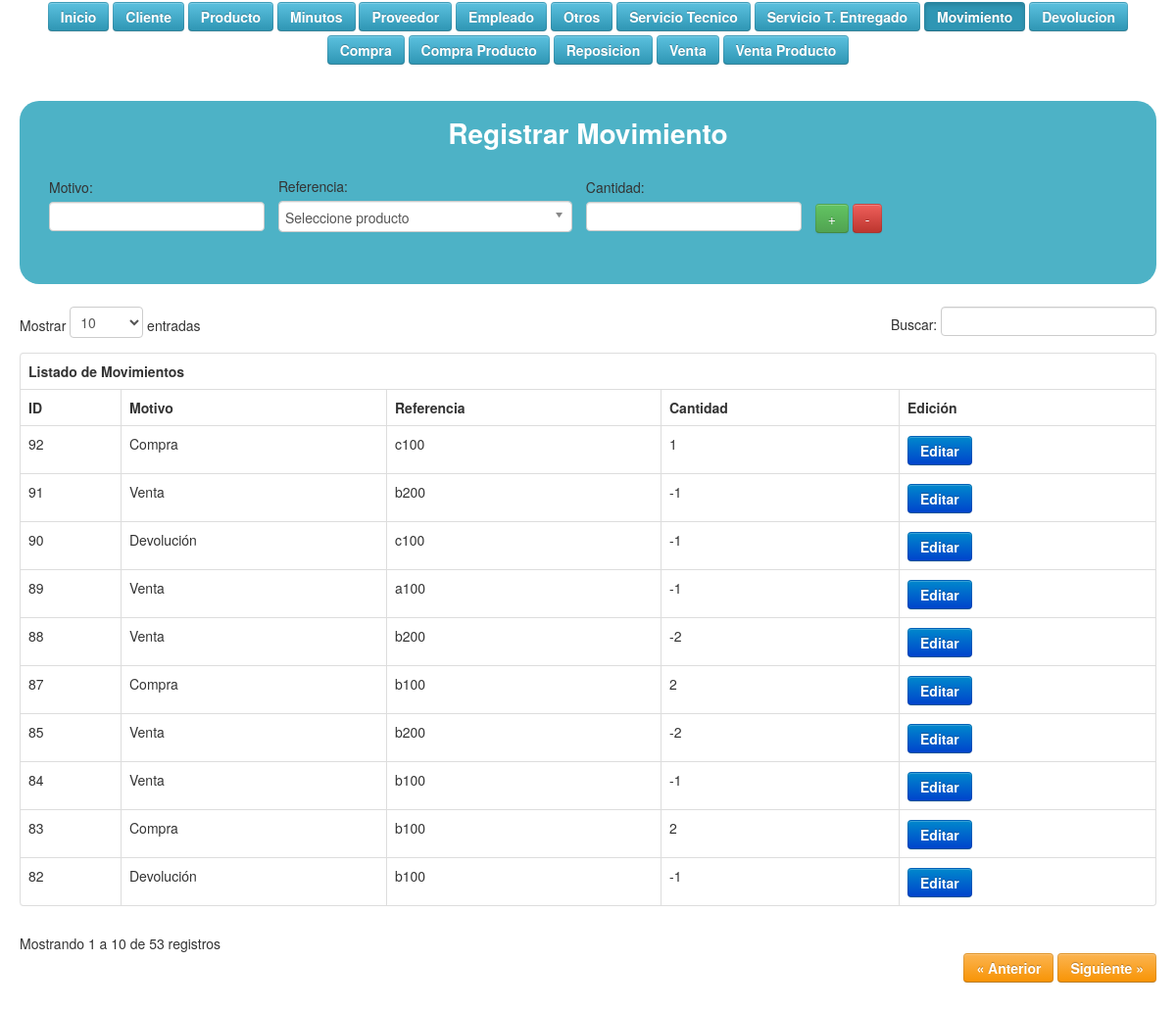
/vista/vmovimiento.php, run on the app's committed database.
### tables this page shows
CREATE TABLE IF NOT EXISTS `tbmovimiento` (
  `idmovimiento` int(11) NOT NULL,
  `motivo` varchar(30) NOT NULL,
  `referencia` varchar(20) NOT NULL,
  `cantidad` int(11) NOT NULL
);

### controlador/cmovimiento.php (called while the page is built, shortened)
<?php
	include('modelo/mmovimiento.php');
	$movimiento = new Mmovimiento();
	$referencia2= $movimiento->sel_producto();

### modelo/mmovimiento.php (called while the page is built, shortened)
<?php
	include_once('controlador/conexion.php');
	include_once('functions.php');
	class Mmovimiento extends Funciones
	{
		function consultar_movimiento()
		{
			$sql = "SELECT * FROM `tbmovimiento` ORDER BY idmovimiento DESC";
			 return $this->SeleccionDatos($sql);
		}
		function sel_producto()
		{
            $sql = "SELECT * FROM `tbproducto`";
            return $this->SeleccionDatos($sql);
        }
	}

### modelo/functions.php (called while the page is built, shortened)
<?php
	class Funciones {
        function SeleccionDatos($consulta)
        {
                $conexionBD = new conexion();
                $conexionBD -> conectarBD();
                $datos = $conexionBD -> ejeCon($consulta, 0);
                return $datos;
        }
}

### controlador/configuracion.php (called while the page is built)
<?php
	$serv_bd = "localhost";
	$usu_bd = "root";
	$pass_bd = "";
	$bd = "bdwold";
?>

### controlador/conexion.php (called while the page is built, shortened)
<?php
	class conexion {
		var $link;
		function conectarBD() {
			include("configuracion.php");
			$this -> link = mysqli_connect ($serv_bd, $usu_bd, $pass_bd);
			$bd2 = mysqli_select_db($this->link,$bd);
		}
		function ejeCon($con, $op) {
			$this -> resultado = mysqli_query($this->link,$con) or die("La consulta fallo: ". mysqli_error($this->link));
			if($op == 0) {
				while ($linea = mysqli_fetch_array($this -> resultado)) {
					$arrayResultado[] = $linea;
				}
			} else {
				$arrayResultado[] = 0;
			}
			$resarr = isset ($arrayResultado) ? $arrayResultado: NULL;
			if($resarr) {
				return $arrayResultado;
			}
		}
	}
?>

### vista/vmovimiento.php (the view, shortened to what this page needs)
	<!DOCTYPE html>
		<html lang="es">
		 <html class="no-js">
	    <head>
	        <link rel="stylesheet" href="css/normalize.css">
	        <link rel="stylesheet" href="css/main.css">
	        <link rel="stylesheet" href="css/bootstrap.css"/>
	        <link rel="stylesheet" href="css/bootstrap-responsive.css"/>
	        <link rel="stylesheet" href="css/tablaResponsive.css"/>
	        <link rel="stylesheet" href="css/datatable.css"/>
	        <link rel="stylesheet" href="css/chosen.css">
	        <link rel="stylesheet" href="css/chosen-bootstrap.css">
	        <link rel="stylesheet" href="css/estilo.css">
	    </head>
		<body>
		    <div class="container-fluid">
				<div id="menu">
				  <a href="index.php"><button type="button" class="btn btn-info m">Inicio</button></a>
				  <a href="index.php?pag=2"><button type="button" class="btn btn-info m">Cliente</button></a>
				  <a href="index.php?pag=3"><button type="button" class="btn btn-info m">Producto</button></a>
				  <a href="index.php?pag=5"><button type="button" class="btn btn-info m">Minutos</button></a>
				  <a href="index.php?pag=7"><button type="button" class="btn btn-info m">Proveedor</button></a>
				  <a href="index.php?pag=9"><button type="button" class="btn btn-info m">Empleado</button></a>
				  <a href="index.php?pag=11"><button type="button" class="btn btn-info m">Otros</button></a>
				  <a href="index.php?pag=13"><button type="button" class="btn btn-info m">Servicio Tecnico</button></a>
				  <a href="index.php?pag=15"><button type="button" class="btn btn-info m">Servicio T. Entregado</button></a>
				  <a href=""><button type="button" class="btn btn-info m active">Movimiento</button></a>
				  <a href="index.php?pag=18"><button type="button" class="btn btn-info m">Devolucion</button></a>
				  <a href="index.php?pag=19"><button type="button" class="btn btn-info m">Compra</button></a>
				  <a href="index.php?pag=20"><button type="button" class="btn btn-info m">Compra Producto</button></a>
				  <a href="index.php?pag=21"><button type="button" class="btn btn-info m">Reposicion</button></a>
				  <a href="index.php?pag=24"><button type="button" class="btn btn-info m">Venta</button></a>
				  <a href="index.php?pag=26"><button type="button" class="btn btn-info m">Venta Producto</button></a>
				</div>
		      <div class="row-fluid">
		        <div class="span12">
<?php include('controlador/cmovimiento.php'); ?>
<div class="container-fluid lol">
<div class="eti">Registrar Movimiento</div>
	<form action="" method="POST">
		<div class="form-group campo">
            <label for="">Motivo:</label>
            <input type="text" list="descripcion" name="motivo" required>
		</div>
		<div class="form-group campo">
            <label for="">Referencia:</label>
            <select name="referencia" class="chzn-select form-control">
				<option value=0>Seleccione producto</option>
			</select>
		</div>
		<div class="form-group campo">
            <label for="">Cantidad:</label>
            <input type="number" class="form-control" name="cantidad" required>
		</div>
		 <div class="form-group campo"> <br>
            <input type="submit" name="Entra" class="btn btn-success" value="+">
            <input type="submit" name="Sale"  class="btn btn-danger"  value="-">
        </div>
	</form>
</div>
<?php $consultamovimiento = $movimiento->consultar_movimiento(); ?>
					<div id='no-more-tables'>
						<table class="table table-bordered table-hover" id="example">
				  <thead>
            <tr>
                <th colspan="3">Listado de Movimientos</th>
            </tr>
            <tr>
                <th>ID</th>
				<th>Motivo</th>
				<th>Referencia</th>
				<th>Cantidad</th>
				<th>Edición</th>
            </tr>
        </thead>
        <tbody>
           <?php for($i=0;$i<count($consultamovimiento);$i++): ?>
				<tr>
					<td data-title='ID'><?= $consultamovimiento[$i]['idmovimiento'] ?></td>
					<td data-title='Motivo'><?= $consultamovimiento[$i]['motivo'] ?></td>
					<td data-title='Referencia'><?= $consultamovimiento[$i]['referencia'] ?></td>
					<td data-title='Cantidad'><?= $consultamovimiento[$i]['cantidad'] ?></td>
					<td data-title='Edición'><a href="index.php?pag=17&id=<?= $consultamovimiento[$i]['idmovimiento'] ?>" class="btn btn-primary">Editar</a></td>
				</tr>
			<?php endfor; ?>
        </tbody>
						</table>
					</div>
		        </div>
		      </div>
				<br/><br/>
		    </div>
	</body>
</html>

### css/main.css (style rules this page uses)
html, button, input, select, textarea { color: #222; }
body { font-size: 1em; line-height: 1.4; }

### css/datatable.css (style rules this page uses)
table { margin: 1em 0; clear: both; }

### css/estilo.css (style rules this page uses)
#menu { margin: auto; text-align: center; }
.m, a { color: #FFF; font-weight: bold; margin-bottom: 2px; margin-top: 2px; }
.eti { width: 100%; text-align: center; color: #FFF; font-size: 200%; font-weight: bolder; margin-bottom: 3%; border-radius: 12px; }
.lol { background-color: #4DB2C6; border-radius: 20px; margin-bottom: 2%; margin-top: 3%; padding-bottom: 2%; padding-top: 2%; }
.campo { display: inline-block; margin-left: 10px; vertical-align: middle; }

### data on the page
tbmovimiento: idmovimiento "92", motivo "Compra", referencia "c100", cantidad "1"
tbmovimiento: idmovimiento "91", motivo "Venta", referencia "b200", cantidad "-1"
tbmovimiento: idmovimiento "90", motivo "Devolución", referencia "c100", cantidad "-1"
tbmovimiento: idmovimiento "89", motivo "Venta", referencia "a100", cantidad "-1"
tbmovimiento: idmovimiento "88", motivo "Venta", referencia "b200", cantidad "-2"
tbmovimiento: idmovimiento "87", motivo "Compra", referencia "b100", cantidad "2"
tbmovimiento: idmovimiento "85", motivo "Venta", referencia "b200", cantidad "-2"
tbmovimiento: idmovimiento "84", motivo "Venta", referencia "b100", cantidad "-1"
tbmovimiento: idmovimiento "83", motivo "Compra", referencia "b100", cantidad "2"
tbmovimiento: idmovimiento "82", motivo "Devolución", referencia "b100", cantidad "-1"
